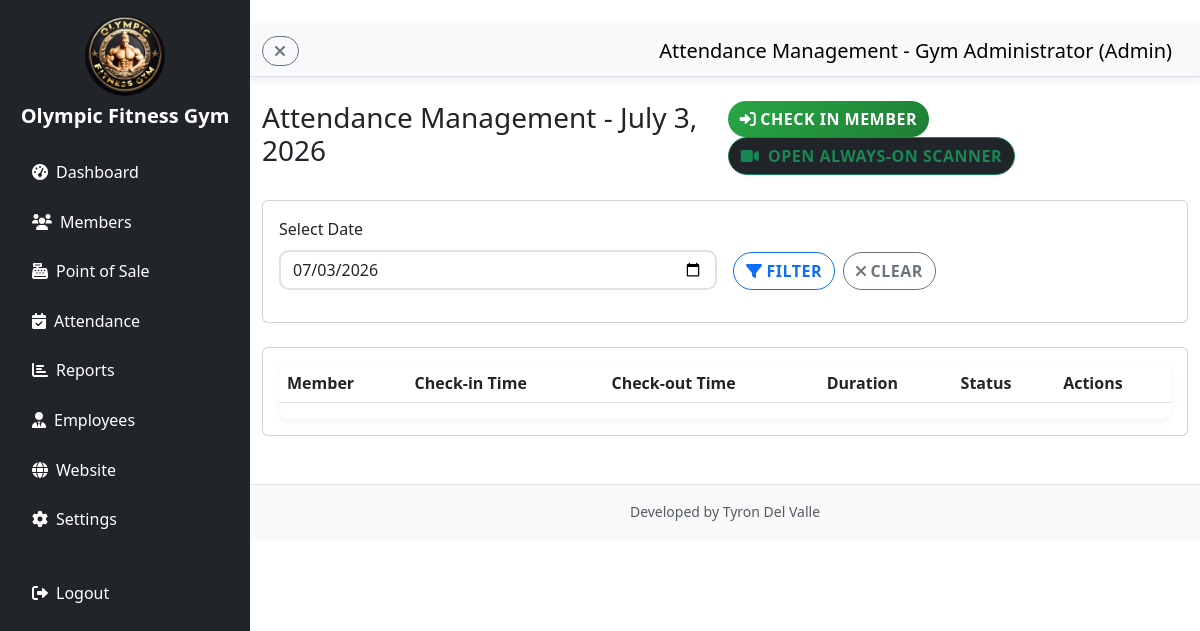
/admin/attendance.php (signed in), run on the app's committed database.
### tables this page shows
CREATE TABLE `gym_settings` (
  `id` int(11) NOT NULL AUTO_INCREMENT,
  `gym_name` varchar(255) NOT NULL DEFAULT 'Gym Management System',
  `logo_path` varchar(255) NOT NULL DEFAULT 'gym logo.jpg',
  `background_path` varchar(255) NOT NULL DEFAULT 'gym background.jpg',
  `updated_at` timestamp NOT NULL DEFAULT current_timestamp() ON UPDATE current_timestamp(),
  `sidebar_theme` varchar(50) NOT NULL DEFAULT 'primary',
  `student_discount_enabled` tinyint(1) DEFAULT 1,
  `per_session_fee` decimal(10,2) DEFAULT 50.00,
  `half_month_fee` decimal(10,2) DEFAULT 300.00,
  `one_month_fee` decimal(10,2) DEFAULT 500.00,
  `two_months_fee` decimal(10,2) DEFAULT 900.00,
  `three_months_fee` decimal(10,2) DEFAULT 1300.00,
  `four_months_fee` decimal(10,2) DEFAULT 1700.00,
  `five_months_fee` decimal(10,2) DEFAULT 2100.00,
  `six_months_fee` decimal(10,2) DEFAULT 2500.00,
  `seven_months_fee` decimal(10,2) DEFAULT 2900.00,
  `eight_months_fee` decimal(10,2) DEFAULT 3300.00,
  `nine_months_fee` decimal(10,2) DEFAULT 3700.00,
  `ten_months_fee` decimal(10,2) DEFAULT 4100.00,
  `eleven_months_fee` decimal(10,2) DEFAULT 4500.00,
  `one_year_fee` decimal(10,2) DEFAULT 5000.00,
  `two_years_fee` decimal(10,2) DEFAULT 9000.00,
  `three_years_fee` decimal(10,2) DEFAULT 13000.00,
  PRIMARY KEY (`id`)
);

### admin/attendance.php (the view, shortened to what this page needs)
l <?php
include "../config/db.php";
$user = $_SESSION['user'];
$settings = $conn->query("SELECT * FROM gym_settings WHERE id = 1")->fetch_assoc();
$selected_date = isset($_GET['selected_date']) ? $_GET['selected_date'] : '';
?>
<!DOCTYPE html>
<html lang="en">
<head>
    <link href="https://cdn.jsdelivr.net/npm/bootstrap@5.3.0/dist/css/bootstrap.min.css" rel="stylesheet">
    <link href="https://cdnjs.cloudflare.com/ajax/libs/font-awesome/6.0.0/css/all.min.css" rel="stylesheet">
    <link href="../assets/style.css?v=20260630f" rel="stylesheet">
</head>
<body>
    <div class="d-flex">
        <nav id="sidebar" class="bg-<?php echo htmlspecialchars($settings['sidebar_theme']); ?> <?php echo ($settings['sidebar_theme'] == 'light') ? 'text-dark' : 'text-white'; ?> vh-100" style="width: 250px;">
            <div class="p-3">
                <div class="text-center mb-4">
                    <img src="../<?php echo htmlspecialchars($settings['logo_path']); ?>" alt="Gym Logo" class="rounded-circle mb-2" style="width: 80px; height: 80px;">
                    <h5 class="fw-bold"><?php echo htmlspecialchars($settings['gym_name']); ?></h5>
                </div>
              <ul class="nav flex-column">
                    <li class="nav-item mb-2">
                        <a class="nav-link <?php echo ($settings['sidebar_theme'] == 'light') ? 'text-dark' : 'text-white'; ?>" href="dashboard.php">
                            <i class="fas fa-tachometer-alt me-2"></i><span>Dashboard</span>
                        </a>
                    </li>
                    <li class="nav-item mb-2">
                        <a class="nav-link <?php echo ($settings['sidebar_theme'] == 'light') ? 'text-dark' : 'text-white'; ?>" href="members.php">
                            <i class="fas fa-users me-2"></i><span>Members</span>
                        </a>
                    </li>
                    <li class="nav-item mb-2">
                        <a class="nav-link <?php echo ($settings['sidebar_theme'] == 'light') ? 'text-dark' : 'text-white'; ?>" href="pos.php">
                            <i class="fas fa-cash-register me-2"></i><span>Point of Sale</span>
                        </a>
                    </li>
                    <li class="nav-item mb-2">
                        <a class="nav-link <?php echo ($settings['sidebar_theme'] == 'light') ? 'text-dark' : 'text-white'; ?> active" href="attendance.php">
                            <i class="fas fa-calendar-check me-2"></i><span>Attendance</span>
                        </a>
                    </li>
                    <li class="nav-item mb-2">
                        <a class="nav-link <?php echo ($settings['sidebar_theme'] == 'light') ? 'text-dark' : 'text-white'; ?>" href="reports.php">
                            <i class="fas fa-chart-bar me-2"></i><span>Reports</span>
                        </a>
                    </li>
                    <li class="nav-item mb-2">
                        <a class="nav-link <?php echo ($settings['sidebar_theme'] == 'light') ? 'text-dark' : 'text-white'; ?>" href="employees.php">
                            <i class="fas fa-user-tie me-2"></i><span>Employees</span>
                        </a>
                    </li>
                      <li class="nav-item mb-2">
                          <a class="nav-link <?php echo ($settings['sidebar_theme'] == 'light') ? 'text-dark' : 'text-white'; ?>" href="website_settings.php">
                              <i class="fas fa-globe me-2"></i><span>Website</span>
                          </a>
                      </li>
                      <li class="nav-item mb-2">
                        <a class="nav-link <?php echo ($settings['sidebar_theme'] == 'light') ? 'text-dark' : 'text-white'; ?>" href="settings.php">
                            <i class="fas fa-cog me-2"></i><span>Settings</span>
                        </a>
                    </li>
                    <li class="nav-item mt-4">
                        <a class="nav-link <?php echo ($settings['sidebar_theme'] == 'light') ? 'text-dark' : 'text-white'; ?>" href="../logout.php">
                            <i class="fas fa-sign-out-alt me-2"></i><span>Logout</span>
                        </a>
                    </li>
                </ul>
            </div>
        </nav>
        <div class="flex-grow-1">
            <nav class="navbar navbar-light bg-light border-bottom">
                <div class="container-fluid">
                    <button class="btn btn-outline-secondary me-3" id="sidebarToggle">
                        <i class="fas fa-bars"></i>
                    </button>
                    <span class="navbar-brand mb-0 h1">Attendance Management - <?php echo htmlspecialchars($user['fullname']); ?> (Admin)</span>
                </div>
            </nav>
            <div class="container-fluid mt-4">
        <div class="row">
            <div class="col-12">
                <div class="d-flex justify-content-between align-items-center mb-4">
                    <h1 class="h3">Attendance Management - <?php echo !empty($selected_date) ? date('F j, Y', strtotime($selected_date)) : date('F j, Y'); ?></h1>
                    <div>
                        <button class="btn btn-success me-2" data-bs-toggle="modal" data-bs-target="#checkinModal">
                            <i class="fas fa-sign-in-alt me-1"></i>Check In Member
                        </button>
                        <a href="../qr_scanner_bg.php" target="_blank" class="btn btn-dark border border-success">
                            <i class="fas fa-video me-1 text-success"></i>
                            <span class="text-success fw-semibold">Open Always-On Scanner</span>
                        </a>
                    </div>
                </div>
                <div class="card mb-4">
                    <div class="card-body">
                        <form method="GET" class="row g-3">
                            <div class="col-md-6">
                                <label for="selected_date" class="form-label">Select Date</label>
                                <input type="date" class="form-control" id="selected_date" name="selected_date" value="<?php echo htmlspecialchars($selected_date ?: date('Y-m-d')); ?>">
                            </div>
                            <div class="col-md-6 d-flex align-items-end">
                                <button type="submit" class="btn btn-outline-primary me-2">
                                    <i class="fas fa-filter me-1"></i>Filter
                                </button>
                                <a href="attendance.php" class="btn btn-outline-secondary">
                                    <i class="fas fa-times me-1"></i>Clear
                                </a>
                            </div>
                        </form>
                    </div>
                </div>
                <div class="card">
                    <div class="card-body">
                        <div class="table-responsive">
                            <table class="table table-striped">
                                <thead>
                                    <tr>
                                        <th>Member</th>
                                        <th>Check-in Time</th>
                                        <th>Check-out Time</th>
                                        <th>Duration</th>
                                        <th>Status</th>
                                        <th>Actions</th>
                                    </tr>
                                </thead>
                            </table>
                        </div>
                    </div>
                </div>
            </div>
        </div>
    </div>
    <footer class="bg-light text-center text-muted py-3 mt-5 border-top">
        <div class="container">
            <small>Developed by Tyron Del Valle</small>
        </div>
    </footer>
</body>
</html>

### assets/style.css (style rules this page uses)
.btn { transition: all 0.3s ease; border-radius: 25px; font-weight: 600; text-transform: uppercase; letter-spacing: 0.5px; position: relative; overflow: hidden; }
.btn::before { content: ''; position: absolute; top: 0; left: -100%; width: 100%; height: 100%; background: linear-gradient(90deg, transparent, rgba(255, 255, 255, 0.2), transparent); transition: left 0.5s; }
.btn-success { background: linear-gradient(135deg, #28a745, #1e7e34); border: none; }
.form-control, .form-select { transition: all 0.3s ease; border-radius: 10px; border: 2px solid #dee2e6; }
body { animation: pageLoad 0.5s ease-out; }
.navbar { box-shadow: 0 2px 10px rgba(0, 0, 0, 0.1); }
body { font-family: 'Segoe UI', Tahoma, Geneva, Verdana, sans-serif; line-height: 1.6; }
h1, h2, h3, h4, h5, h6 { font-weight: 700; color: #2c3e50; }
#sidebar h1, #sidebar h2, #sidebar h3, #sidebar h4, #sidebar h5, #sidebar h6 { color: inherit; }
.table-responsive { border-radius: 10px; overflow-x: auto; overflow-y: hidden; -webkit-overflow-scrolling: touch; box-shadow: 0 2px 10px rgba(0, 0, 0, 0.05); }
#sidebar { position: fixed; top: 0; left: 0; height: 100vh; width: 250px !important; transition: width 0.3s ease, transform 0.3s ease; z-index: 1000; pointer-events: auto; }
.flex-grow-1 { margin-left: 250px; transition: margin-left 0.3s ease; }

### data on the page
gym_settings: logo_path (picture), gym_name "Olympic Fitness Gym"

### other printed values
$user['fullname'] "Gym Administrator"
